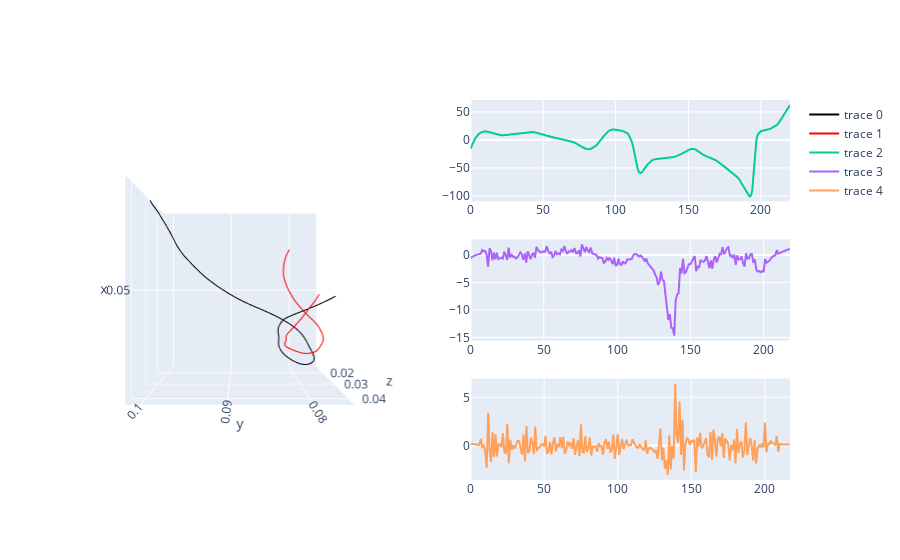

Notebook code cell kept with this figure:
### Code cell
fig = make_subplots(
        rows=3, cols=2,
    specs=[[{"type": "scene", "rowspan": 3}, {"type": "xy"}],
               [None, {"type": "xy"}],
           [None, {"type": "xy"}]
          ]
)


fig.add_trace(go.Scatter3d(
x = com_df.chaser_com_x, y = com_df.chaser_com_y, z = com_df.chaser_com_z
    ,mode = 'lines'
, line=dict(color='black')), 
row = 1, col = 1)

# Set the camera to view along the z-axis (xy plane)
fig.update_layout(
    scene_camera=dict(
        eye=dict(x=0., y=0., z=2.5)  # Adjust z to control the distance
    ),
    scene=dict(
        aspectmode='cube'  # Keeps the aspect ratio uniform
    )
)


fig.add_trace(go.Scatter3d(
x = com_df.chasee_com_x, y = com_df.chasee_com_y, z = com_df.chasee_com_z
    ,mode = 'lines'
    , line=dict(color='red')), 
row = 1, col = 1)


fig.add_trace(go.Scatter(
        x = time_Axis, y = chase_df.loc[:,'chase_theta']
        , mode = 'lines'
        ),
             row = 1, col = 2)

fig.add_trace(go.Scatter(
        x = time_Axis, y = angular_speed_df.loc[:,'chaser_theta']
        , mode = 'lines'
        ),
             row = 2, col = 2)

fig.add_trace(go.Scatter(
        x = time_Axis, y = np.diff(angular_speed_df.loc[:,'chaser_theta'])
        , mode = 'lines'
        ),
             row = 3, col = 2)


# fig.add_trace(go.Scatter(
#         x = time_Axis, y = angular_speed_df.loc[:,'chaser_theta_speed']
#         , mode = 'lines'
#         ),
#              row = 2, col = 2)


# fig.add_trace(go.Scatter(
#         x = time_Axis, y = chase_df.loc[:,'chase_theta']
#         , mode = 'lines'
#         ),
#              row = 1, col = 2)

### Figure 1 — Plotly figure (JSON) as saved in the notebook; plotly's stock layout.template omitted (floating-point values rounded to 4 significant figures; data arrays with more than 128 entries replaced by an {"elided": "..."} marker saying what was removed)
{"data": [{"line": {"color": "black"}, "mode": "lines", "scene": "scene", "type": "scatter3d", "x": {"elided": "221 float values"}, "y": {"elided": "221 float values"}, "z": {"elided": "221 float values"}}, {"line": {"color": "red"}, "mode": "lines", "scene": "scene", "type": "scatter3d", "x": {"elided": "221 float values"}, "y": {"elided": "221 float values"}, "z": {"elided": "221 float values"}}, {"mode": "lines", "type": "scatter", "x": {"elided": "221 int values"}, "xaxis": "x", "y": {"elided": "221 float values"}, "yaxis": "y"}, {"mode": "lines", "type": "scatter", "x": {"elided": "221 int values"}, "xaxis": "x2", "y": {"elided": "219 float values"}, "yaxis": "y2"}, {"mode": "lines", "type": "scatter", "x": {"elided": "221 int values"}, "xaxis": "x3", "y": {"elided": "218 float values"}, "yaxis": "y3"}], "layout": {"scene": {"aspectmode": "cube", "camera": {"eye": {"x": 0, "y": 0, "z": 2.5}}, "domain": {"x": [0, 0.45], "y": [0, 1]}}, "xaxis": {"anchor": "y", "domain": [0.55, 1]}, "xaxis2": {"anchor": "y2", "domain": [0.55, 1]}, "xaxis3": {"anchor": "y3", "domain": [0.55, 1]}, "yaxis": {"anchor": "x", "domain": [0.7333, 1]}, "yaxis2": {"anchor": "x2", "domain": [0.3667, 0.6333]}, "yaxis3": {"anchor": "x3", "domain": [0, 0.2667]}}}
